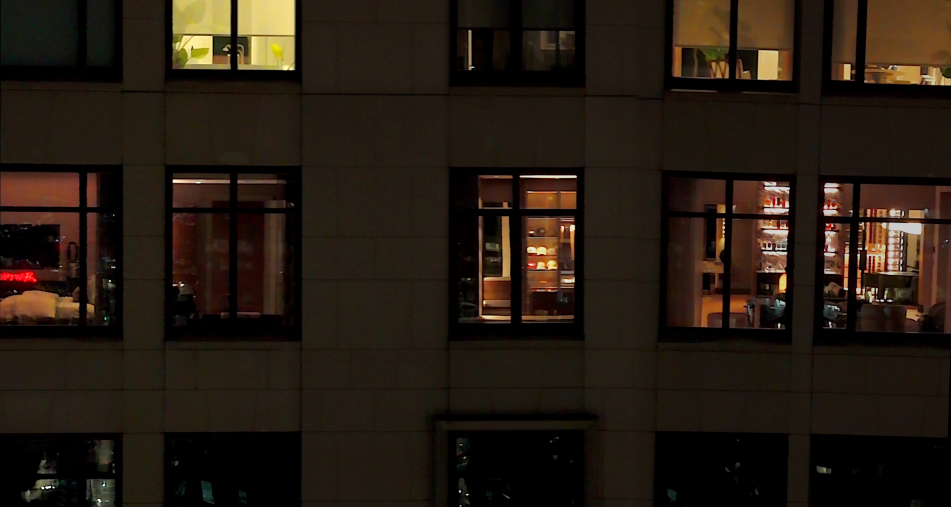
#> input picture design/src/facade_pano_source.jpg, 2851 x 1520 px (shown at 1/3 size)
$ python detect.py ../facade_pano_source.jpg
#> lines starting #> are read from the running program, lines starting #| are printed output that depends on the picture
import cv2, numpy as np, sys, json
def detect(f, band=(1150,2050), show=None):
#> called with f = '../facade_pano_source.jpg', band = (1150, 2050), show = '/tmp/det_facade_pano_source.jpg'
    im=cv2.imread(f); g=cv2.cvtColor(im,cv2.COLOR_BGR2GRAY).astype(float); g=cv2.GaussianBlur(g,(3,3),0)
#> in detect, im is the input picture: shape (1520, 2851, 3); mean B, G, R 17.3, 27.1, 37.7
#> after `g = cv2.cvtColor(im, cv2.COLOR_BGR2GRAY).astype(float)`:
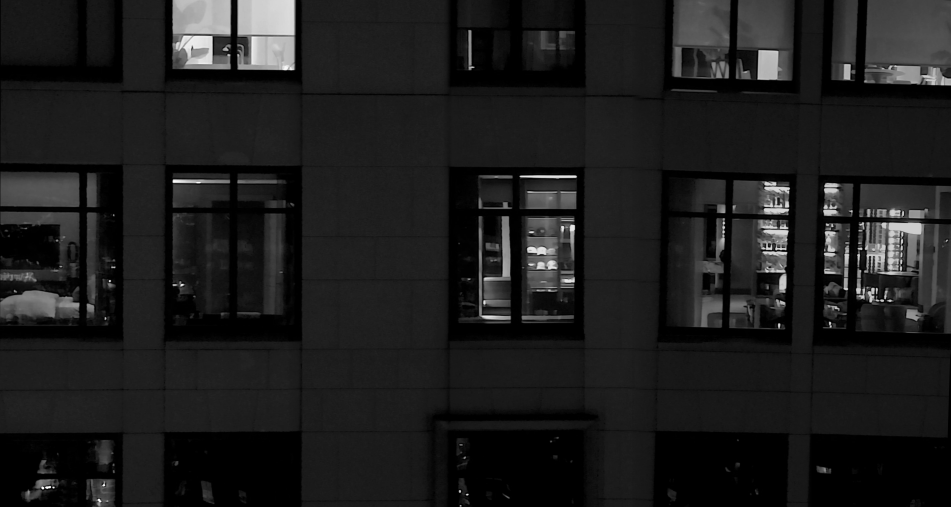
#> g: shape (1520, 2851) float64 (shown at 1/3 size); min 0, max 255, mean 29.2
    B=g[band[0]:band[1],:]
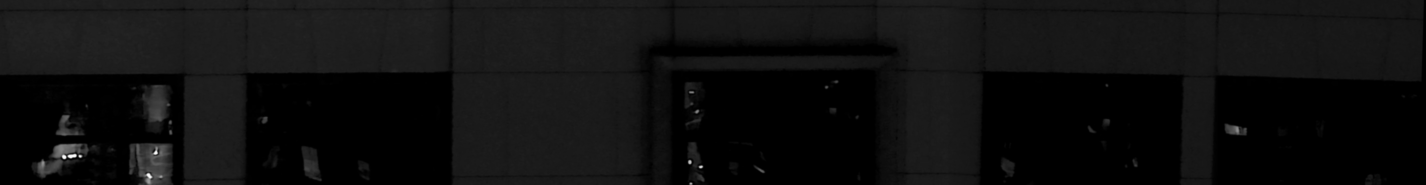
#> B: shape (370, 2851) float64 (shown at 1/2 size); min 0, max 254.4, mean 15.6
    m=B.mean(0); s=B.std(0)
#> after `m = B.mean(0)`: m = 2851 values, max 47.61 at index 312, min 0 at index 2849, mean 15.58
#> after `s = B.std(0)`: s = 2851 values, max 42.52 at index 127, min 0 at index 2849, mean 10.28
    pier=(m>18)&(m<48)&(s<7)
    # runs of pier
    runs=[];st=None
    for x in range(len(pier)):
        if pier[x] and st is None: st=x
        if not pier[x] and st is not None: runs.append((st,x)); st=None
#> after the loop, runs = [(368, 491), (906, 1282), (1787, 1790), (1794, 1959), (2365, 2426)]
    if st is not None: runs.append((st,len(pier)))
    runs=[r for r in runs if r[1]-r[0]>60]
#> runs = [(368, 491), (906, 1282), (1794, 1959), (2365, 2426)]
    wins=[]
    for a,b in zip(runs[:-1],runs[1:]):
        x0,x1=a[1],b[0]
        if x1-x0<500: continue
        # vertical: rows where the window x-range is stone (mean 20..48, std<8)
        col=g[:,x0+100:x1-100]; rm=col.mean(1); rs=col.std(1)
        stone=(rm>18)&(rm<48)&(rs<9)
        # window top: going up from band centre, first stone row; bottom: going down
        yc=(band[0]+band[1])//2
        yt=yc
        while yt>0 and not stone[yt]: yt-=1
        yb=yc
        while yb<g.shape[0]-1 and not stone[yb]: yb+=1
        wins.append(dict(x0=int(x0),x1=int(x1),y0=int(yt+1),y1=int(yb),w=int(x1-x0),h=int(yb-yt-1)))
#> this loop made 2 passes
#> (a, b, x0, x1) on pass 1: ((368, 491), (906, 1282), 491, 906)
#> (a, b, x0, x1, yc) on pass 2: ((906, 1282), (1794, 1959), 1282, 1794, 1600)
#> pass 2, in detect, `col = g[:, x0 + 100:x1 - 100]`:
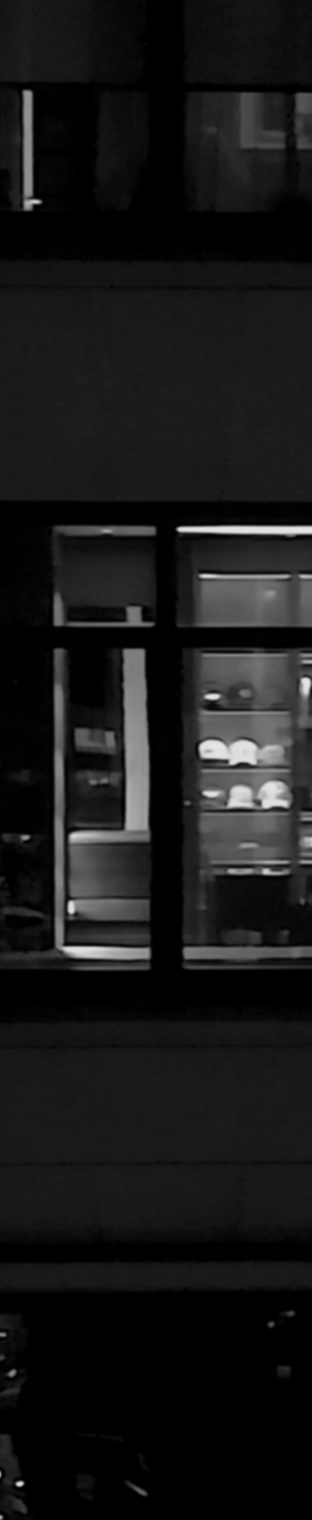
#> col: shape (1520, 312) float64; min 0, max 230.1, mean 24.6
#> after the loop, wins = []
    piers=[(int(a),int(b)) for a,b in runs]
    if show:
        v=im.copy()
        for w in wins: cv2.rectangle(v,(w['x0'],w['y0']),(w['x1'],w['y1']),(0,255,255),6)
        for a,b in piers: cv2.rectangle(v,(a,band[0]),(b,band[1]),(255,0,0),4)
        cv2.imwrite(show, cv2.resize(np.clip(v*1.8,0,255).astype(np.uint8),(540,960)))
    return piers,wins
if __name__=='__main__':
    for f in sys.argv[1:]:
#> (the run stopped early here; a loop or call above may not have finished)
